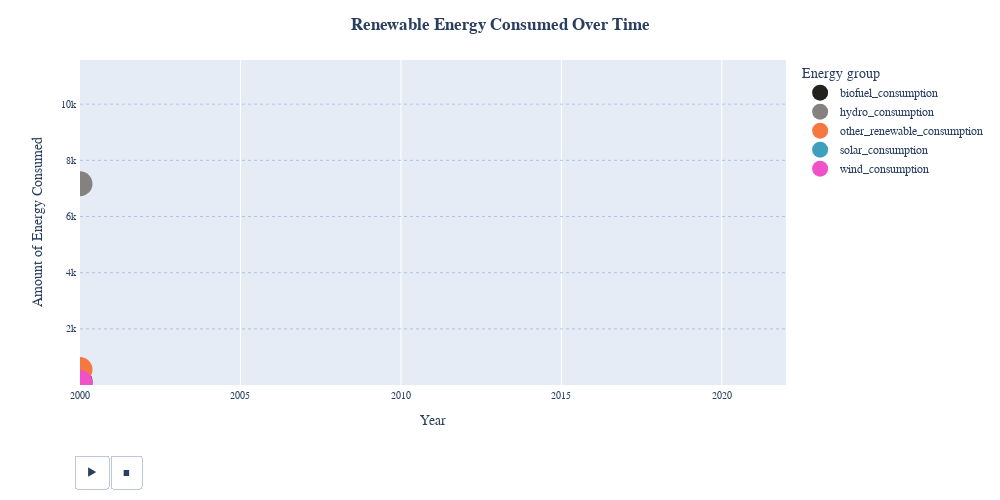

Here is the notebook cell this chart was saved with:
### Markdown cell above
## VISUALIZATION

### Renewable Energy Consumption Growth 
> In this section, we analyze the consumption trends of key renewable energy sources — biofuels, solar, wind, and hydro — over time. The visualization clearly illustrates a significant surge in the adoption of most renewable energy sources beginning around 2015. This upward trend highlights a pivotal shift in global energy strategies, as countries increasingly prioritized cleaner and more sustainable alternatives in response to climate change concerns, policy changes, and technological advancements.

### Code cell
# Plot to Analyze Renewable Energy Consumption Growth

df_plot = df_plot.sort_values(['year', 'Energy Type'], ignore_index=True)
N_UNIQUE_Energy_type = df_plot['Energy Type'].nunique()
custom_colors = {
    "biofuel_consumption": "#24221e",
    "hydro_consumption": "#858181",
    "solar_consumption": "#3f9fbf",
    "wind_consumption": "#f051c6",
    "other_renewable_consumption": "#f57842",
}
df_indexed = pd.DataFrame()
for index in np.arange(start=0,
                    stop=len(df_plot)+1,
                    step=N_UNIQUE_Energy_type):
    df_slicing = df_plot.iloc[:index].copy()
    df_slicing['frame'] = (index//N_UNIQUE_Energy_type)
    df_indexed = pd.concat([df_indexed, df_slicing])

#Scatter Plot
scatter_plot = px.scatter(
    df_indexed,
    x='year',
    y='Energy Consumption',
    color='Energy Type',
    animation_frame='frame',
    color_discrete_map=custom_colors
)

for frame in scatter_plot.frames:
    for data in frame.data:
        data.update(mode='markers',
                    showlegend=True,
                    opacity=1)
        data['x'] = np.take(data['x'], [-1])
        data['y'] = np.take(data['y'], [-1])
        print
        
# Line Plot
line_plot = px.line(
    df_indexed,
    x='year',
    y='Energy Consumption',
    color='Energy Type',
    animation_frame='frame',
    width=1000,
    height=500,
    color_discrete_map=custom_colors
)

line_plot.update_traces(showlegend=False)
for frame in line_plot.frames:
    for data in frame.data:
        data.update(mode='lines', opacity=0.8, showlegend=False)

# Combining Scatter and Line Plot
combined_plot = go.Figure(
    data=line_plot.data + scatter_plot.data,
    frames=[
        go.Frame(data=line_plot.data + scatter_plot.data, name=scatter_plot.name)
        for line_plot, scatter_plot in zip(line_plot.frames, scatter_plot.frames)
    ],
    layout=line_plot.layout
)

combined_plot.update_yaxes(
    gridcolor='#7a98cf',
    griddash='dot',
    gridwidth=.5,
    linewidth=2,
    tickwidth=2,
    title_font=dict(size=16)
)

combined_plot.update_xaxes(
    title_font=dict(size=16),
    linewidth=2,
    tickwidth=2
)

combined_plot.update_traces(
    line=dict(width=5),
    marker=dict(size=25))

combined_plot.update_layout(
    font=dict(family="Rockwell", size=12),
    yaxis=dict(tickfont=dict(size=10)),
    xaxis=dict(tickfont=dict(size=10)),
    showlegend=True,
    legend=dict(
        title='Energy group'
        ),
    title={'text':"<b>Renewable Energy Consumed Over Time</b>", 'x': 0.5},
    yaxis_title="Amount of Energy Consumed",
    xaxis_title="Year",
    yaxis_showgrid=True,
    xaxis_range=[df_indexed['year'].min(),
                df_indexed['year'].max()],
    yaxis_range=[df_indexed['Energy Consumption'].min(),
                 df_indexed['Energy Consumption'].max() * 1.1],
    title_x=0.5
)
# adjust speed of animation
combined_plot['layout'].pop("sliders")
combined_plot.layout.updatemenus[0].buttons[0]['args'][1]['frame']['duration'] = 140
combined_plot.layout.updatemenus[0].buttons[0]['args'][1]['transition']['duration'] = 60
combined_plot.layout.updatemenus[0].buttons[0]['args'][1]['transition']['redraw'] = True
combined_plot.show()

### Figure 1 — Plotly figure (JSON) as saved in the notebook; plotly's stock layout.template omitted (floating-point values rounded to 4 significant figures)
{"data": [{"hovertemplate": "Energy Type=biofuel_consumption<br>frame=1<br>year=%{x}<br>Energy Consumption=%{y}<extra></extra>", "legendgroup": "biofuel_consumption", "line": {"color": "#24221e", "dash": "solid", "width": 5}, "marker": {"size": 25, "symbol": "circle"}, "mode": "lines", "name": "biofuel_consumption", "orientation": "v", "showlegend": false, "type": "scatter", "x": [2000], "xaxis": "x", "y": [122.5], "yaxis": "y"}, {"hovertemplate": "Energy Type=hydro_consumption<br>frame=1<br>year=%{x}<br>Energy Consumption=%{y}<extra></extra>", "legendgroup": "hydro_consumption", "line": {"color": "#858181", "dash": "solid", "width": 5}, "marker": {"size": 25, "symbol": "circle"}, "mode": "lines", "name": "hydro_consumption", "orientation": "v", "showlegend": false, "type": "scatter", "x": [2000], "xaxis": "x", "y": [7168.0], "yaxis": "y"}, {"hovertemplate": "Energy Type=other_renewable_consumption<br>frame=1<br>year=%{x}<br>Energy Consumption=%{y}<extra></extra>", "legendgroup": "other_renewable_consumption", "line": {"color": "#f57842", "dash": "solid", "width": 5}, "marker": {"size": 25, "symbol": "circle"}, "mode": "lines", "name": "other_renewable_consumption", "orientation": "v", "showlegend": false, "type": "scatter", "x": [2000], "xaxis": "x", "y": [552.6], "yaxis": "y"}, {"hovertemplate": "Energy Type=solar_consumption<br>frame=1<br>year=%{x}<br>Energy Consumption=%{y}<extra></extra>", "legendgroup": "solar_consumption", "line": {"color": "#3f9fbf", "dash": "solid", "width": 5}, "marker": {"size": 25, "symbol": "circle"}, "mode": "lines", "name": "solar_consumption", "orientation": "v", "showlegend": false, "type": "scatter", "x": [2000], "xaxis": "x", "y": [3.117], "yaxis": "y"}, {"hovertemplate": "Energy Type=wind_consumption<br>frame=1<br>year=%{x}<br>Energy Consumption=%{y}<extra></extra>", "legendgroup": "wind_consumption", "line": {"color": "#f051c6", "dash": "solid", "width": 5}, "marker": {"size": 25, "symbol": "circle"}, "mode": "lines", "name": "wind_consumption", "orientation": "v", "showlegend": false, "type": "scatter", "x": [2000], "xaxis": "x", "y": [92.12], "yaxis": "y"}, {"hovertemplate": "Energy Type=biofuel_consumption<br>frame=1<br>year=%{x}<br>Energy Consumption=%{y}<extra></extra>", "legendgroup": "biofuel_consumption", "line": {"width": 5}, "marker": {"color": "#24221e", "size": 25, "symbol": "circle"}, "mode": "markers", "name": "biofuel_consumption", "orientation": "v", "showlegend": true, "type": "scatter", "x": [2000], "xaxis": "x", "y": [122.5], "yaxis": "y"}, {"hovertemplate": "Energy Type=hydro_consumption<br>frame=1<br>year=%{x}<br>Energy Consumption=%{y}<extra></extra>", "legendgroup": "hydro_consumption", "line": {"width": 5}, "marker": {"color": "#858181", "size": 25, "symbol": "circle"}, "mode": "markers", "name": "hydro_consumption", "orientation": "v", "showlegend": true, "type": "scatter", "x": [2000], "xaxis": "x", "y": [7168.0], "yaxis": "y"}, {"hovertemplate": "Energy Type=other_renewable_consumption<br>frame=1<br>year=%{x}<br>Energy Consumption=%{y}<extra></extra>", "legendgroup": "other_renewable_consumption", "line": {"width": 5}, "marker": {"color": "#f57842", "size": 25, "symbol": "circle"}, "mode": "markers", "name": "other_renewable_consumption", "orientation": "v", "showlegend": true, "type": "scatter", "x": [2000], "xaxis": "x", "y": [552.6], "yaxis": "y"}, {"hovertemplate": "Energy Type=solar_consumption<br>frame=1<br>year=%{x}<br>Energy Consumption=%{y}<extra></extra>", "legendgroup": "solar_consumption", "line": {"width": 5}, "marker": {"color": "#3f9fbf", "size": 25, "symbol": "circle"}, "mode": "markers", "name": "solar_consumption", "orientation": "v", "showlegend": true, "type": "scatter", "x": [2000], "xaxis": "x", "y": [3.117], "yaxis": "y"}, {"hovertemplate": "Energy Type=wind_consumption<br>frame=1<br>year=%{x}<br>Energy Consumption=%{y}<extra></extra>", "legendgroup": "wind_consumption", "line": {"width": 5}, "marker": {"color": "#f051c6", "size": 25, "symbol": "circle"}, "mode": "markers", "name": "wind_consumption", "orientation": "v", "showlegend": true, "type": "scatter", "x": [2000], "xaxis": "x", "y": [92.12], "yaxis": "y"}], "layout": {"font": {"family": "Rockwell", "size": 12}, "height": 500, "legend": {"title": {"text": "Energy group"}, "tracegroupgap": 0}, "margin": {"t": 60}, "showlegend": true, "title": {"text": "<b>Renewable Energy Consumed Over Time</b>", "x": 0.5}, "updatemenus": [{"buttons": [{"args": [null, {"frame": {"duration": 140, "redraw": false}, "fromcurrent": true, "mode": "immediate", "transition": {"duration": 60, "easing": "linear", "redraw": true}}], "label": "&#9654;", "method": "animate"}, {"args": [[null], {"frame": {"duration": 0, "redraw": false}, "fromcurrent": true, "mode": "immediate", "transition": {"duration": 0, "easing": "linear"}}], "label": "&#9724;", "method": "animate"}], "direction": "left", "pad": {"r": 10, "t": 70}, "showactive": false, "type": "buttons", "x": 0.1, "xanchor": "right", "y": 0, "yanchor": "top"}], "width": 1000, "xaxis": {"anchor": "y", "domain": [0, 1], "linewidth": 2, "range": [2000, 2022], "tickfont": {"size": 10}, "tickwidth": 2, "title": {"text": "Year"}}, "yaxis": {"anchor": "x", "domain": [0, 1], "gridcolor": "#7a98cf", "griddash": "dot", "gridwidth": 0.5, "linewidth": 2, "range": [3.117, 11570.0], "showgrid": true, "tickfont": {"size": 10}, "tickwidth": 2, "title": {"text": "Amount of Energy Consumed"}}}}
